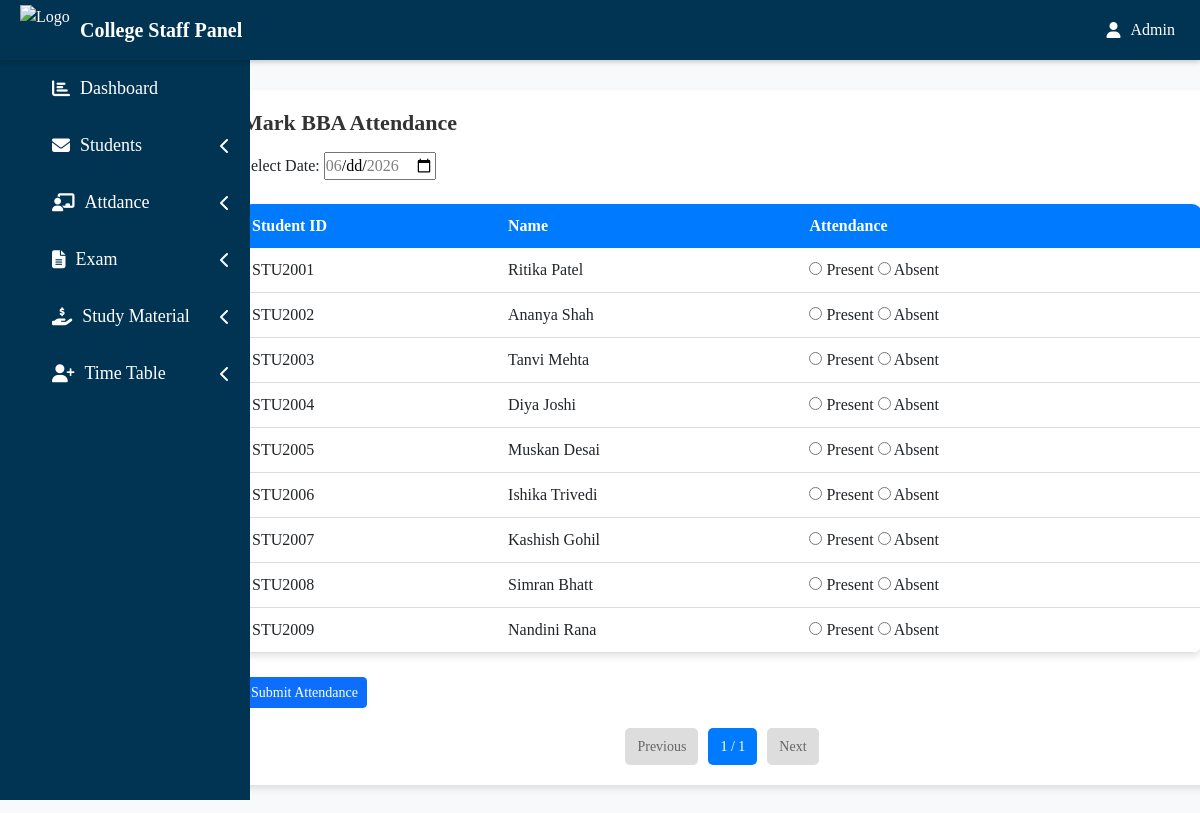
Screenshot of /collegestaff/bba_student.php with the database file from the repository.
### tables this page shows
CREATE TABLE `cstudents` (
  `id` int(11) NOT NULL,
  `student_id` varchar(10) DEFAULT NULL,
  `name` varchar(100) NOT NULL,
  `email` varchar(100) NOT NULL,
  `phone` varchar(15) NOT NULL,
  `course` varchar(50) NOT NULL,
  `semester` int(11) NOT NULL,
  `dob` date NOT NULL,
  `status` enum('Pending','Approved') DEFAULT 'Pending'
);

### collegestaff/bba_student.php (the view, shortened to what this page needs)
<?php
$limit = 25;
$page = isset($_GET['page']) ? (int)$_GET['page'] : 1;
$page = max(1, $page);
$start = ($page - 1) * $limit;
$result = mysqli_query($conn, "SELECT COUNT(*) AS total FROM cstudents WHERE course='BBA'");
$row = mysqli_fetch_assoc($result);
$totalRecords = $row['total'];
$totalPages = ceil($totalRecords / $limit);
?>
<!DOCTYPE html>
<html lang="en">
<head>
    <link href="https://cdn.jsdelivr.net/npm/bootstrap@5.3.0/dist/css/bootstrap.min.css" rel="stylesheet">
</head>
<body>
<?php include ('include/side.php'); ?>
<div class="container mt-4">
    <div class="container1">
        <fieldset>
            <legend><h1>Mark BBA Attendance</h1></legend>
            <form method="post">
                <label>Select Date:</label>
                <input type="date" name="date" required max="<?= date('Y-m-d') ?>" min="<?= date('Y-m-d') ?>">
                <br><br>
                <table>
                    <tr>
                        <th>Student ID</th>
                        <th>Name</th>
                        <th>Attendance</th>
                    </tr>
                    <?php
                    $students = mysqli_query($conn, "SELECT student_id, name FROM cstudents WHERE course='BBA' LIMIT $start, $limit");
                    while ($row = mysqli_fetch_assoc($students)) {
                        echo "<tr>
                                <td>{$row['student_id']}</td>
                                <td>{$row['name']}</td>
                                <td>
                                    <input type='radio' name='attendance[{$row['student_id']}]' value='Present' required> Present
                                    <input type='radio' name='attendance[{$row['student_id']}]' value='Absent'> Absent
                                </td>
                              </tr>";
                    }
                    ?>
                </table>
                <br>
                <button type="submit" name="submit" class="btn btn-primary btn-sm">Submit Attendance</button>
            </form>
            <div class="pagination">
                <?php if ($page > 1): ?>
                    <a href="?page=<?php echo $page - 1; ?>">Previous</a>
                <?php else: ?>
                    <span class="disabled">Previous</span>
                <?php endif; ?>
                <span><?php echo $page; ?> / <?php echo $totalPages; ?></span>
                <?php if ($page < $totalPages): ?>
                    <a href="?page=<?php echo $page + 1; ?>">Next</a>
                <?php else: ?>
                    <span class="disabled">Next</span>
                <?php endif; ?>
            </div>
        </fieldset>
    </div>
</div>
</body>
</html>

### collegestaff/bba_student.php (style rules this page uses)
body { font-family: 'Poppins', sans-serif; background-color: #f8f9fa; }
.container1 { background: #fff; padding: 20px; border-radius: 10px; box-shadow: 0 4px 6px rgba(0, 0, 0, 0.1); margin-top: 90px; margin-left: 180px; width: 1000px; margin-bottom: 30px; }
h1 { font-size: 22px; font-weight: 600; color: #333; }
table { width: 100%; background: #fff; border-radius: 10px; overflow: hidden; box-shadow: 0 4px 6px rgba(0, 0, 0, 0.1); }
th { background: #007bff; color: white; text-align: left; padding: 10px; }
td { padding: 10px; border-bottom: 1px solid #ddd; }
.pagination { margin-top: 20px; display: flex; justify-content: center; gap: 10px; }
.pagination a, .pagination span { padding: 8px 12px; border-radius: 5px; text-decoration: none; font-size: 14px; background: #007bff; color: white; }
.pagination .disabled { background: #ddd; color: #666; pointer-events: none; }

### collegestaff/include/side.php (style rules this page uses)
* { margin: 0; padding: 0; font-family: times new roman; }

### rows the page displays
cstudents: student "STU2001", name "Ritika Patel"
cstudents: student "STU2002", name "Ananya Shah"
cstudents: student "STU2003", name "Tanvi Mehta"
cstudents: student "STU2004", name "Diya Joshi"
cstudents: student "STU2005", name "Muskan Desai"
cstudents: student "STU2006", name "Ishika Trivedi"
cstudents: student "STU2007", name "Kashish Gohil"
cstudents: student "STU2008", name "Simran Bhatt"
cstudents: student "STU2009", name "Nandini Rana"

### other values shown
$page "1"
$totalPages "1"
